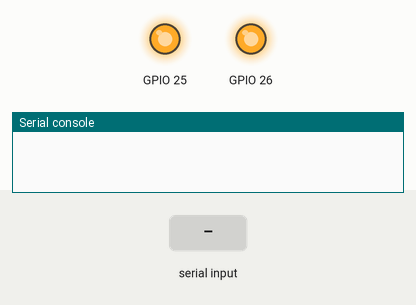
This program was run on a simulated ESP32 board running MicroPython. Parts: output pins drawn as LEDs (lit = HIGH), the last lines printed to the serial console. The test bench sets the inputs (shaded band). Library files of the repository ran but are not shown: loraE32.py.

Above: at 0.01 s.
At 1.2 s:
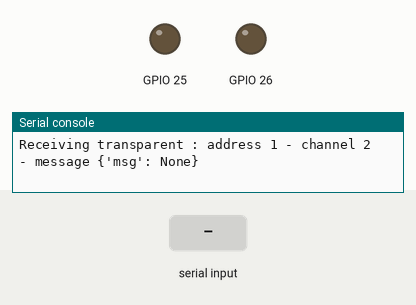
1.3 s: "1" received over the second serial link
Timing chart, 0 to 4.3 s (numbered marks = the images above; inputs shaded):
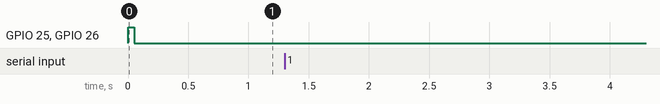

The program:

testRecvE32_Transparent.py
```python
###########################################
# receiving transparent
###########################################
# transmitter - address 0001 - channel 02
# message     - address 0001 - channel 02
# receiver(s) - address 0001 - channel 02
###########################################

from loraE32 import ebyteE32
import utime

M0pin = 25
M1pin = 26
AUXpin = 27

e32 = ebyteE32(M0pin, M1pin, AUXpin, Address=0x0001, Channel=0x02, debug=False)

e32.start()

from_address = 0x0001
from_channel = 0x02

while True:
    print('Receiving transparent : address %d - channel %d'%(from_address, from_channel), end='')
    message = e32.recvMessage(from_address, from_channel, useChecksum=True)
    print(' - message %s'%(message))
    utime.sleep_ms(2000)

e32.stop()
```
